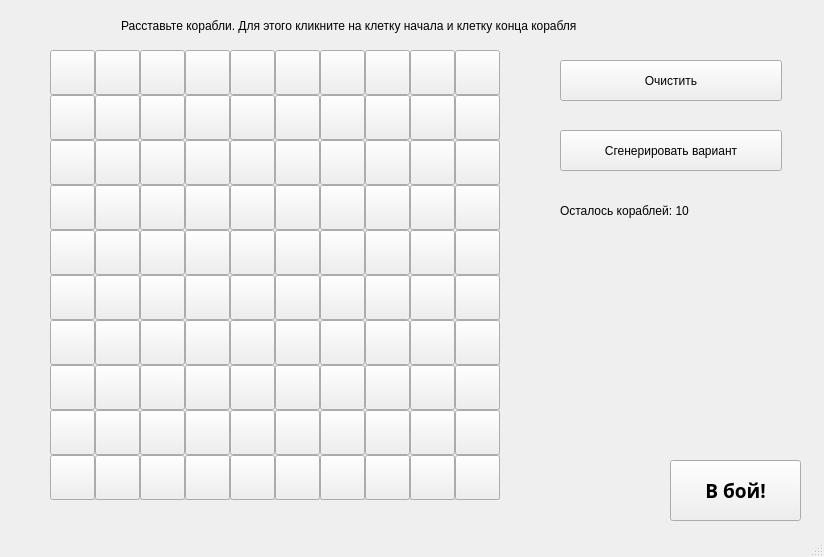
<?xml version="1.0" encoding="UTF-8"?>
<ui version="4.0">
 <class>MainWindow</class>
 <widget class="QMainWindow" name="MainWindow">
  <property name="geometry">
   <rect>
    <x>0</x>
    <y>0</y>
    <width>824</width>
    <height>557</height>
   </rect>
  </property>
  <property name="palette">
   <palette>
    <active>
     <colorrole role="Shadow">
      <brush brushstyle="SolidPattern">
       <color alpha="255">
        <red>240</red>
        <green>240</green>
        <blue>240</blue>
       </color>
      </brush>
     </colorrole>
    </active>
    <inactive>
     <colorrole role="Shadow">
      <brush brushstyle="SolidPattern">
       <color alpha="255">
        <red>240</red>
        <green>240</green>
        <blue>240</blue>
       </color>
      </brush>
     </colorrole>
    </inactive>
    <disabled>
     <colorrole role="Shadow">
      <brush brushstyle="SolidPattern">
       <color alpha="255">
        <red>240</red>
        <green>240</green>
        <blue>240</blue>
       </color>
      </brush>
     </colorrole>
    </disabled>
   </palette>
  </property>
  <property name="windowTitle">
   <string>MainWindow</string>
  </property>
  <widget class="QWidget" name="centralwidget">
   <widget class="QGroupBox" name="groupBox">
    <property name="geometry">
     <rect>
      <x>50</x>
      <y>50</y>
      <width>450</width>
      <height>450</height>
     </rect>
    </property>
    <property name="title">
     <string/>
    </property>
    <widget class="QPushButton" name="pushButton_0">
     <property name="geometry">
      <rect>
       <x>0</x>
       <y>0</y>
       <width>45</width>
       <height>45</height>
      </rect>
     </property>
     <property name="text">
      <string/>
     </property>
     <attribute name="buttonGroup">
      <string notr="true">channelButtons</string>
     </attribute>
    </widget>
    <widget class="QPushButton" name="pushButton_1">
     <property name="geometry">
      <rect>
       <x>45</x>
       <y>0</y>
       <width>45</width>
       <height>45</height>
      </rect>
     </property>
     <property name="text">
      <string/>
     </property>
     <attribute name="buttonGroup">
      <string notr="true">channelButtons</string>
     </attribute>
    </widget>
    <widget class="QPushButton" name="pushButton_2">
     <property name="geometry">
      <rect>
       <x>90</x>
       <y>0</y>
       <width>45</width>
       <height>45</height>
      </rect>
     </property>
     <property name="text">
      <string/>
     </property>
     <attribute name="buttonGroup">
      <string notr="true">channelButtons</string>
     </attribute>
    </widget>
    <widget class="QPushButton" name="pushButton_3">
     <property name="geometry">
      <rect>
       <x>135</x>
       <y>0</y>
       <width>45</width>
       <height>45</height>
      </rect>
     </property>
     <property name="text">
      <string/>
     </property>
     <attribute name="buttonGroup">
      <string notr="true">channelButtons</string>
     </attribute>
    </widget>
    <widget class="QPushButton" name="pushButton_4">
     <property name="geometry">
      <rect>
       <x>180</x>
       <y>0</y>
       <width>45</width>
       <height>45</height>
      </rect>
     </property>
     <property name="text">
      <string/>
     </property>
     <attribute name="buttonGroup">
      <string notr="true">channelButtons</string>
     </attribute>
    </widget>
    <widget class="QPushButton" name="pushButton_5">
     <property name="geometry">
      <rect>
       <x>225</x>
       <y>0</y>
       <width>45</width>
       <height>45</height>
      </rect>
     </property>
     <property name="text">
      <string/>
     </property>
     <attribute name="buttonGroup">
      <string notr="true">channelButtons</string>
     </attribute>
    </widget>
    <widget class="QPushButton" name="pushButton_6">
     <property name="geometry">
      <rect>
       <x>270</x>
       <y>0</y>
       <width>45</width>
       <height>45</height>
      </rect>
     </property>
     <property name="text">
      <string/>
     </property>
     <attribute name="buttonGroup">
      <string notr="true">channelButtons</string>
     </attribute>
    </widget>
    <widget class="QPushButton" name="pushButton_7">
     <property name="geometry">
      <rect>
       <x>315</x>
       <y>0</y>
       <width>45</width>
       <height>45</height>
      </rect>
     </property>
     <property name="text">
      <string/>
     </property>
     <attribute name="buttonGroup">
      <string notr="true">channelButtons</string>
     </attribute>
    </widget>
    <widget class="QPushButton" name="pushButton_8">
     <property name="geometry">
      <rect>
       <x>360</x>
       <y>0</y>
       <width>45</width>
       <height>45</height>
      </rect>
     </property>
     <property name="text">
      <string/>
     </property>
     <attribute name="buttonGroup">
      <string notr="true">channelButtons</string>
     </attribute>
    </widget>
    <widget class="QPushButton" name="pushButton_9">
     <property name="geometry">
      <rect>
       <x>405</x>
       <y>0</y>
       <width>45</width>
       <height>45</height>
      </rect>
     </property>
     <property name="text">
      <string/>
     </property>
     <attribute name="buttonGroup">
      <string notr="true">channelButtons</string>
     </attribute>
    </widget>
    <widget class="QPushButton" name="pushButton_10">
     <property name="geometry">
      <rect>
       <x>0</x>
       <y>45</y>
       <width>45</width>
       <height>45</height>
      </rect>
     </property>
     <property name="text">
      <string/>
     </property>
     <attribute name="buttonGroup">
      <string notr="true">channelButtons</string>
     </attribute>
    </widget>
    <widget class="QPushButton" name="pushButton_11">
     <property name="geometry">
      <rect>
       <x>45</x>
       <y>45</y>
       <width>45</width>
       <height>45</height>
      </rect>
     </property>
     <property name="text">
      <string/>
     </property>
     <attribute name="buttonGroup">
      <string notr="true">channelButtons</string>
     </attribute>
    </widget>
    <widget class="QPushButton" name="pushButton_12">
     <property name="geometry">
      <rect>
       <x>90</x>
       <y>45</y>
       <width>45</width>
       <height>45</height>
      </rect>
     </property>
     <property name="text">
      <string/>
     </property>
     <attribute name="buttonGroup">
      <string notr="true">channelButtons</string>
     </attribute>
    </widget>
    <widget class="QPushButton" name="pushButton_13">
     <property name="geometry">
      <rect>
       <x>135</x>
       <y>45</y>
       <width>45</width>
       <height>45</height>
      </rect>
     </property>
     <property name="text">
      <string/>
     </property>
     <attribute name="buttonGroup">
      <string notr="true">channelButtons</string>
     </attribute>
    </widget>
    <widget class="QPushButton" name="pushButton_14">
     <property name="geometry">
      <rect>
       <x>180</x>
       <y>45</y>
       <width>45</width>
       <height>45</height>
      </rect>
     </property>
     <property name="text">
      <string/>
     </property>
     <attribute name="buttonGroup">
      <string notr="true">channelButtons</string>
     </attribute>
    </widget>
    <widget class="QPushButton" name="pushButton_15">
     <property name="geometry">
      <rect>
       <x>225</x>
       <y>45</y>
       <width>45</width>
       <height>45</height>
      </rect>
     </property>
     <property name="text">
      <string/>
     </property>
     <attribute name="buttonGroup">
      <string notr="true">channelButtons</string>
     </attribute>
    </widget>
    <widget class="QPushButton" name="pushButton_16">
     <property name="geometry">
      <rect>
       <x>270</x>
       <y>45</y>
       <width>45</width>
       <height>45</height>
      </rect>
     </property>
     <property name="text">
      <string/>
     </property>
     <attribute name="buttonGroup">
      <string notr="true">channelButtons</string>
     </attribute>
    </widget>
    <widget class="QPushButton" name="pushButton_17">
     <property name="geometry">
      <rect>
       <x>315</x>
       <y>45</y>
       <width>45</width>
       <height>45</height>
      </rect>
     </property>
     <property name="text">
      <string/>
     </property>
     <attribute name="buttonGroup">
      <string notr="true">channelButtons</string>
     </attribute>
    </widget>
    <widget class="QPushButton" name="pushButton_18">
     <property name="geometry">
      <rect>
       <x>360</x>
       <y>45</y>
       <width>45</width>
       <height>45</height>
      </rect>
     </property>
     <property name="text">
      <string/>
     </property>
     <attribute name="buttonGroup">
      <string notr="true">channelButtons</string>
     </attribute>
    </widget>
    <widget class="QPushButton" name="pushButton_19">
     <property name="geometry">
      <rect>
       <x>405</x>
       <y>45</y>
       <width>45</width>
       <height>45</height>
      </rect>
     </property>
     <property name="text">
      <string/>
     </property>
     <attribute name="buttonGroup">
      <string notr="true">channelButtons</string>
     </attribute>
    </widget>
    <widget class="QPushButton" name="pushButton_20">
     <property name="geometry">
      <rect>
       <x>0</x>
       <y>90</y>
       <width>45</width>
       <height>45</height>
      </rect>
     </property>
     <property name="text">
      <string/>
     </property>
     <attribute name="buttonGroup">
      <string notr="true">channelButtons</string>
     </attribute>
    </widget>
    <widget class="QPushButton" name="pushButton_21">
     <property name="geometry">
      <rect>
       <x>45</x>
       <y>90</y>
       <width>45</width>
       <height>45</height>
      </rect>
     </property>
     <property name="text">
      <string/>
     </property>
     <attribute name="buttonGroup">
      <string notr="true">channelButtons</string>
     </attribute>
    </widget>
    <widget class="QPushButton" name="pushButton_22">
     <property name="geometry">
      <rect>
       <x>90</x>
       <y>90</y>
       <width>45</width>
       <height>45</height>
      </rect>
     </property>
     <property name="text">
      <string/>
     </property>
     <attribute name="buttonGroup">
      <string notr="true">channelButtons</string>
     </attribute>
    </widget>
    <widget class="QPushButton" name="pushButton_23">
     <property name="geometry">
      <rect>
       <x>135</x>
       <y>90</y>
       <width>45</width>
       <height>45</height>
      </rect>
     </property>
     <property name="text">
      <string/>
     </property>
     <attribute name="buttonGroup">
      <string notr="true">channelButtons</string>
     </attribute>
    </widget>
    <widget class="QPushButton" name="pushButton_24">
     <property name="geometry">
      <rect>
       <x>180</x>
       <y>90</y>
       <width>45</width>
       <height>45</height>
      </rect>
     </property>
     <property name="text">
      <string/>
     </property>
     <attribute name="buttonGroup">
      <string notr="true">channelButtons</string>
     </attribute>
    </widget>
    <widget class="QPushButton" name="pushButton_25">
     <property name="geometry">
      <rect>
       <x>225</x>
       <y>90</y>
       <width>45</width>
       <height>45</height>
      </rect>
     </property>
     <property name="text">
      <string/>
     </property>
     <attribute name="buttonGroup">
      <string notr="true">channelButtons</string>
     </attribute>
    </widget>
    <widget class="QPushButton" name="pushButton_26">
     <property name="geometry">
      <rect>
       <x>270</x>
       <y>90</y>
       <width>45</width>
       <height>45</height>
      </rect>
     </property>
     <property name="text">
      <string/>
     </property>
     <attribute name="buttonGroup">
      <string notr="true">channelButtons</string>
     </attribute>
    </widget>
    <widget class="QPushButton" name="pushButton_27">
     <property name="geometry">
      <rect>
       <x>315</x>
       <y>90</y>
       <width>45</width>
       <height>45</height>
      </rect>
     </property>
     <property name="text">
      <string/>
     </property>
     <attribute name="buttonGroup">
      <string notr="true">channelButtons</string>
     </attribute>
    </widget>
    <widget class="QPushButton" name="pushButton_28">
     <property name="geometry">
      <rect>
       <x>360</x>
       <y>90</y>
       <width>45</width>
       <height>45</height>
      </rect>
     </property>
     <property name="text">
      <string/>
     </property>
     <attribute name="buttonGroup">
      <string notr="true">channelButtons</string>
     </attribute>
    </widget>
    <widget class="QPushButton" name="pushButton_29">
     <property name="geometry">
      <rect>
       <x>405</x>
       <y>90</y>
       <width>45</width>
       <height>45</height>
      </rect>
     </property>
     <property name="text">
      <string/>
     </property>
     <attribute name="buttonGroup">
      <string notr="true">channelButtons</string>
     </attribute>
    </widget>
    <widget class="QPushButton" name="pushButton_30">
     <property name="geometry">
      <rect>
       <x>0</x>
       <y>135</y>
       <width>45</width>
       <height>45</height>
      </rect>
     </property>
     <property name="text">
      <string/>
     </property>
     <attribute name="buttonGroup">
      <string notr="true">channelButtons</string>
     </attribute>
    </widget>
    <widget class="QPushButton" name="pushButton_31">
     <property name="geometry">
      <rect>
       <x>45</x>
       <y>135</y>
       <width>45</width>
       <height>45</height>
      </rect>
     </property>
     <property name="text">
      <string/>
     </property>
     <attribute name="buttonGroup">
      <string notr="true">channelButtons</string>
     </attribute>
    </widget>
    <widget class="QPushButton" name="pushButton_32">
     <property name="geometry">
      <rect>
       <x>90</x>
       <y>135</y>
       <width>45</width>
       <height>45</height>
      </rect>
     </property>
     <property name="text">
      <string/>
     </property>
     <attribute name="buttonGroup">
      <string notr="true">channelButtons</string>
     </attribute>
    </widget>
    <widget class="QPushButton" name="pushButton_33">
     <property name="geometry">
      <rect>
       <x>135</x>
       <y>135</y>
       <width>45</width>
       <height>45</height>
      </rect>
     </property>
     <property name="text">
      <string/>
     </property>
     <attribute name="buttonGroup">
      <string notr="true">channelButtons</string>
     </attribute>
    </widget>
    <widget class="QPushButton" name="pushButton_34">
     <property name="geometry">
      <rect>
       <x>180</x>
       <y>135</y>
       <width>45</width>
       <height>45</height>
      </rect>
     </property>
     <property name="text">
      <string/>
     </property>
     <attribute name="buttonGroup">
      <string notr="true">channelButtons</string>
     </attribute>
    </widget>
    <widget class="QPushButton" name="pushButton_35">
     <property name="geometry">
      <rect>
       <x>225</x>
       <y>135</y>
       <width>45</width>
       <height>45</height>
      </rect>
     </property>
     <property name="text">
      <string/>
     </property>
     <attribute name="buttonGroup">
      <string notr="true">channelButtons</string>
     </attribute>
    </widget>
    <widget class="QPushButton" name="pushButton_36">
     <property name="geometry">
      <rect>
       <x>270</x>
       <y>135</y>
       <width>45</width>
       <height>45</height>
      </rect>
     </property>
     <property name="text">
      <string/>
     </property>
     <attribute name="buttonGroup">
      <string notr="true">channelButtons</string>
     </attribute>
    </widget>
    <widget class="QPushButton" name="pushButton_37">
     <property name="geometry">
      <rect>
       <x>315</x>
       <y>135</y>
       <width>45</width>
       <height>45</height>
      </rect>
     </property>
     <property name="text">
      <string/>
     </property>
     <attribute name="buttonGroup">
      <string notr="true">channelButtons</string>
     </attribute>
    </widget>
    <widget class="QPushButton" name="pushButton_38">
     <property name="geometry">
      <rect>
       <x>360</x>
       <y>135</y>
       <width>45</width>
       <height>45</height>
      </rect>
     </property>
     <property name="text">
      <string/>
     </property>
     <attribute name="buttonGroup">
      <string notr="true">channelButtons</string>
     </attribute>
    </widget>
    <widget class="QPushButton" name="pushButton_39">
     <property name="geometry">
      <rect>
       <x>405</x>
       <y>135</y>
       <width>45</width>
       <height>45</height>
      </rect>
     </property>
     <property name="text">
      <string/>
     </property>
     <attribute name="buttonGroup">
      <string notr="true">channelButtons</string>
     </attribute>
    </widget>
    <widget class="QPushButton" name="pushButton_40">
     <property name="geometry">
      <rect>
       <x>0</x>
       <y>180</y>
       <width>45</width>
       <height>45</height>
      </rect>
     </property>
     <property name="text">
      <string/>
     </property>
     <attribute name="buttonGroup">
      <string notr="true">channelButtons</string>
     </attribute>
    </widget>
    <widget class="QPushButton" name="pushButton_41">
     <property name="geometry">
      <rect>
       <x>45</x>
       <y>180</y>
       <width>45</width>
       <height>45</height>
      </rect>
     </property>
     <property name="text">
      <string/>
     </property>
     <attribute name="buttonGroup">
      <string notr="true">channelButtons</string>
     </attribute>
    </widget>
    <widget class="QPushButton" name="pushButton_42">
     <property name="geometry">
      <rect>
       <x>90</x>
       <y>180</y>
       <width>45</width>
       <height>45</height>
      </rect>
     </property>
     <property name="text">
      <string/>
     </property>
     <attribute name="buttonGroup">
      <string notr="true">channelButtons</string>
     </attribute>
    </widget>
    <widget class="QPushButton" name="pushButton_43">
     <property name="geometry">
      <rect>
       <x>135</x>
       <y>180</y>
       <width>45</width>
       <height>45</height>
      </rect>
     </property>
     <property name="text">
      <string/>
     </property>
     <attribute name="buttonGroup">
      <string notr="true">channelButtons</string>
     </attribute>
    </widget>
    <widget class="QPushButton" name="pushButton_44">
     <property name="geometry">
      <rect>
       <x>180</x>
       <y>180</y>
       <width>45</width>
       <height>45</height>
      </rect>
     </property>
     <property name="text">
      <string/>
     </property>
     <attribute name="buttonGroup">
      <string notr="true">channelButtons</string>
     </attribute>
    </widget>
    <widget class="QPushButton" name="pushButton_45">
     <property name="geometry">
      <rect>
       <x>225</x>
       <y>180</y>
       <width>45</width>
       <height>45</height>
      </rect>
     </property>
     <property name="text">
      <string/>
     </property>
     <attribute name="buttonGroup">
      <string notr="true">channelButtons</string>
     </attribute>
    </widget>
    <widget class="QPushButton" name="pushButton_46">
     <property name="geometry">
      <rect>
       <x>270</x>
       <y>180</y>
       <width>45</width>
       <height>45</height>
      </rect>
     </property>
     <property name="text">
      <string/>
     </property>
     <attribute name="buttonGroup">
      <string notr="true">channelButtons</string>
     </attribute>
    </widget>
    <widget class="QPushButton" name="pushButton_47">
     <property name="geometry">
      <rect>
       <x>315</x>
       <y>180</y>
       <width>45</width>
       <height>45</height>
      </rect>
     </property>
     <property name="text">
      <string/>
     </property>
     <attribute name="buttonGroup">
      <string notr="true">channelButtons</string>
     </attribute>
    </widget>
    <widget class="QPushButton" name="pushButton_48">
     <property name="geometry">
      <rect>
       <x>360</x>
       <y>180</y>
       <width>45</width>
       <height>45</height>
      </rect>
     </property>
     <property name="text">
      <string/>
     </property>
     <attribute name="buttonGroup">
      <string notr="true">channelButtons</string>
     </attribute>
    </widget>
    <widget class="QPushButton" name="pushButton_49">
     <property name="geometry">
      <rect>
       <x>405</x>
       <y>180</y>
       <width>45</width>
       <height>45</height>
      </rect>
     </property>
     <property name="text">
      <string/>
     </property>
     <attribute name="buttonGroup">
      <string notr="true">channelButtons</string>
     </attribute>
    </widget>
    <widget class="QPushButton" name="pushButton_50">
     <property name="geometry">
      <rect>
       <x>0</x>
       <y>225</y>
       <width>45</width>
       <height>45</height>
      </rect>
     </property>
     <property name="text">
      <string/>
     </property>
     <attribute name="buttonGroup">
      <string notr="true">channelButtons</string>
     </attribute>
    </widget>
    <widget class="QPushButton" name="pushButton_51">
     <property name="geometry">
      <rect>
       <x>45</x>
       <y>225</y>
       <width>45</width>
       <height>45</height>
      </rect>
     </property>
     <property name="text">
      <string/>
     </property>
     <attribute name="buttonGroup">
      <string notr="true">channelButtons</string>
     </attribute>
    </widget>
    <widget class="QPushButton" name="pushButton_52">
     <property name="geometry">
      <rect>
       <x>90</x>
       <y>225</y>
       <width>45</width>
       <height>45</height>
      </rect>
     </property>
     <property name="text">
      <string/>
     </property>
     <attribute name="buttonGroup">
      <string notr="true">channelButtons</string>
     </attribute>
    </widget>
    <widget class="QPushButton" name="pushButton_53">
     <property name="geometry">
      <rect>
       <x>135</x>
       <y>225</y>
       <width>45</width>
       <height>45</height>
      </rect>
     </property>
     <property name="text">
      <string/>
     </property>
     <attribute name="buttonGroup">
      <string notr="true">channelButtons</string>
     </attribute>
    </widget>
    <widget class="QPushButton" name="pushButton_54">
     <property name="geometry">
      <rect>
       <x>180</x>
       <y>225</y>
       <width>45</width>
       <height>45</height>
      </rect>
     </property>
     <property name="text">
      <string/>
     </property>
     <attribute name="buttonGroup">
      <string notr="true">channelButtons</string>
     </attribute>
    </widget>
    <widget class="QPushButton" name="pushButton_55">
     <property name="geometry">
      <rect>
       <x>225</x>
       <y>225</y>
       <width>45</width>
       <height>45</height>
      </rect>
     </property>
     <property name="text">
      <string/>
     </property>
     <attribute name="buttonGroup">
      <string notr="true">channelButtons</string>
     </attribute>
    </widget>
    <widget class="QPushButton" name="pushButton_56">
     <property name="geometry">
      <rect>
       <x>270</x>
       <y>225</y>
       <width>45</width>
       <height>45</height>
      </rect>
     </property>
     <property name="text">
      <string/>
     </property>
     <attribute name="buttonGroup">
      <string notr="true">channelButtons</string>
     </attribute>
    </widget>
    <widget class="QPushButton" name="pushButton_57">
     <property name="geometry">
      <rect>
       <x>315</x>
       <y>225</y>
       <width>45</width>
       <height>45</height>
      </rect>
     </property>
     <property name="text">
      <string/>
     </property>
     <attribute name="buttonGroup">
      <string notr="true">channelButtons</string>
     </attribute>
    </widget>
    <widget class="QPushButton" name="pushButton_58">
     <property name="geometry">
      <rect>
       <x>360</x>
       <y>225</y>
       <width>45</width>
       <height>45</height>
      </rect>
     </property>
     <property name="text">
      <string/>
     </property>
     <attribute name="buttonGroup">
      <string notr="true">channelButtons</string>
     </attribute>
    </widget>
    <widget class="QPushButton" name="pushButton_59">
     <property name="geometry">
      <rect>
       <x>405</x>
       <y>225</y>
       <width>45</width>
       <height>45</height>
      </rect>
     </property>
     <property name="text">
      <string/>
     </property>
     <attribute name="buttonGroup">
      <string notr="true">channelButtons</string>
     </attribute>
    </widget>
    <widget class="QPushButton" name="pushButton_60">
     <property name="geometry">
      <rect>
       <x>0</x>
       <y>270</y>
       <width>45</width>
       <height>45</height>
      </rect>
     </property>
     <property name="text">
      <string/>
     </property>
     <attribute name="buttonGroup">
      <string notr="true">channelButtons</string>
     </attribute>
    </widget>
    <widget class="QPushButton" name="pushButton_61">
     <property name="geometry">
      <rect>
       <x>45</x>
       <y>270</y>
       <width>45</width>
       <height>45</height>
      </rect>
     </property>
     <property name="text">
      <string/>
     </property>
     <attribute name="buttonGroup">
      <string notr="true">channelButtons</string>
     </attribute>
    </widget>
    <widget class="QPushButton" name="pushButton_62">
     <property name="geometry">
      <rect>
       <x>90</x>
       <y>270</y>
       <width>45</width>
       <height>45</height>
      </rect>
     </property>
     <property name="text">
      <string/>
     </property>
     <attribute name="buttonGroup">
      <string notr="true">channelButtons</string>
     </attribute>
    </widget>
    <widget class="QPushButton" name="pushButton_63">
     <property name="geometry">
      <rect>
       <x>135</x>
       <y>270</y>
       <width>45</width>
       <height>45</height>
      </rect>
     </property>
     <property name="text">
      <string/>
     </property>
     <attribute name="buttonGroup">
      <string notr="true">channelButtons</string>
     </attribute>
    </widget>
    <widget class="QPushButton" name="pushButton_64">
     <property name="geometry">
      <rect>
       <x>180</x>
       <y>270</y>
       <width>45</width>
       <height>45</height>
      </rect>
     </property>
     <property name="text">
      <string/>
     </property>
     <attribute name="buttonGroup">
      <string notr="true">channelButtons</string>
     </attribute>
    </widget>
    <widget class="QPushButton" name="pushButton_65">
     <property name="geometry">
      <rect>
       <x>225</x>
       <y>270</y>
       <width>45</width>
       <height>45</height>
      </rect>
     </property>
     <property name="text">
      <string/>
     </property>
     <attribute name="buttonGroup">
      <string notr="true">channelButtons</string>
     </attribute>
    </widget>
    <widget class="QPushButton" name="pushButton_66">
     <property name="geometry">
      <rect>
       <x>270</x>
       <y>270</y>
       <width>45</width>
       <height>45</height>
      </rect>
     </property>
     <property name="text">
      <string/>
     </property>
     <attribute name="buttonGroup">
      <string notr="true">channelButtons</string>
     </attribute>
    </widget>
    <widget class="QPushButton" name="pushButton_67">
     <property name="geometry">
      <rect>
       <x>315</x>
       <y>270</y>
       <width>45</width>
       <height>45</height>
      </rect>
     </property>
     <property name="text">
      <string/>
     </property>
     <attribute name="buttonGroup">
      <string notr="true">channelButtons</string>
     </attribute>
    </widget>
    <widget class="QPushButton" name="pushButton_68">
     <property name="geometry">
      <rect>
       <x>360</x>
       <y>270</y>
       <width>45</width>
       <height>45</height>
      </rect>
     </property>
     <property name="text">
      <string/>
     </property>
     <attribute name="buttonGroup">
      <string notr="true">channelButtons</string>
     </attribute>
    </widget>
    <widget class="QPushButton" name="pushButton_69">
     <property name="geometry">
      <rect>
       <x>405</x>
       <y>270</y>
       <width>45</width>
       <height>45</height>
      </rect>
     </property>
     <property name="text">
      <string/>
     </property>
     <attribute name="buttonGroup">
      <string notr="true">channelButtons</string>
     </attribute>
    </widget>
    <widget class="QPushButton" name="pushButton_70">
     <property name="geometry">
      <rect>
       <x>0</x>
       <y>315</y>
       <width>45</width>
       <height>45</height>
      </rect>
     </property>
     <property name="text">
      <string/>
     </property>
     <attribute name="buttonGroup">
      <string notr="true">channelButtons</string>
     </attribute>
    </widget>
    <widget class="QPushButton" name="pushButton_71">
     <property name="geometry">
      <rect>
       <x>45</x>
       <y>315</y>
       <width>45</width>
       <height>45</height>
      </rect>
     </property>
     <property name="text">
      <string/>
     </property>
     <attribute name="buttonGroup">
      <string notr="true">channelButtons</string>
     </attribute>
    </widget>
    <widget class="QPushButton" name="pushButton_72">
     <property name="geometry">
      <rect>
       <x>90</x>
       <y>315</y>
       <width>45</width>
       <height>45</height>
      </rect>
     </property>
     <property name="text">
      <string/>
     </property>
     <attribute name="buttonGroup">
      <string notr="true">channelButtons</string>
     </attribute>
    </widget>
    <widget class="QPushButton" name="pushButton_73">
     <property name="geometry">
      <rect>
       <x>135</x>
       <y>315</y>
       <width>45</width>
       <height>45</height>
      </rect>
     </property>
     <property name="text">
      <string/>
     </property>
     <attribute name="buttonGroup">
      <string notr="true">channelButtons</string>
     </attribute>
    </widget>
    <widget class="QPushButton" name="pushButton_74">
     <property name="geometry">
      <rect>
       <x>180</x>
       <y>315</y>
       <width>45</width>
       <height>45</height>
      </rect>
     </property>
     <property name="text">
      <string/>
     </property>
     <attribute name="buttonGroup">
      <string notr="true">channelButtons</string>
     </attribute>
    </widget>
    <widget class="QPushButton" name="pushButton_75">
     <property name="geometry">
      <rect>
       <x>225</x>
       <y>315</y>
       <width>45</width>
       <height>45</height>
      </rect>
     </property>
     <property name="text">
      <string/>
     </property>
     <attribute name="buttonGroup">
      <string notr="true">channelButtons</string>
     </attribute>
    </widget>
    <widget class="QPushButton" name="pushButton_76">
     <property name="geometry">
      <rect>
       <x>270</x>
       <y>315</y>
       <width>45</width>
       <height>45</height>
      </rect>
     </property>
     <property name="text">
      <string/>
     </property>
     <attribute name="buttonGroup">
      <string notr="true">channelButtons</string>
     </attribute>
    </widget>
    <widget class="QPushButton" name="pushButton_77">
     <property name="geometry">
      <rect>
       <x>315</x>
       <y>315</y>
       <width>45</width>
       <height>45</height>
      </rect>
     </property>
     <property name="text">
      <string/>
     </property>
     <attribute name="buttonGroup">
      <string notr="true">channelButtons</string>
     </attribute>
    </widget>
    <widget class="QPushButton" name="pushButton_78">
     <property name="geometry">
      <rect>
       <x>360</x>
       <y>315</y>
       <width>45</width>
       <height>45</height>
      </rect>
     </property>
     <property name="text">
      <string/>
     </property>
     <attribute name="buttonGroup">
      <string notr="true">channelButtons</string>
     </attribute>
    </widget>
    <widget class="QPushButton" name="pushButton_79">
     <property name="geometry">
      <rect>
       <x>405</x>
       <y>315</y>
       <width>45</width>
       <height>45</height>
      </rect>
     </property>
     <property name="text">
      <string/>
     </property>
     <attribute name="buttonGroup">
      <string notr="true">channelButtons</string>
     </attribute>
    </widget>
    <widget class="QPushButton" name="pushButton_80">
     <property name="geometry">
      <rect>
       <x>0</x>
       <y>360</y>
       <width>45</width>
       <height>45</height>
      </rect>
     </property>
     <property name="text">
      <string/>
     </property>
     <attribute name="buttonGroup">
      <string notr="true">channelButtons</string>
     </attribute>
    </widget>
    <widget class="QPushButton" name="pushButton_81">
     <property name="geometry">
      <rect>
       <x>45</x>
       <y>360</y>
       <width>45</width>
       <height>45</height>
      </rect>
     </property>
     <property name="text">
      <string/>
     </property>
     <attribute name="buttonGroup">
      <string notr="true">channelButtons</string>
     </attribute>
    </widget>
    <widget class="QPushButton" name="pushButton_82">
     <property name="geometry">
      <rect>
       <x>90</x>
       <y>360</y>
       <width>45</width>
       <height>45</height>
      </rect>
     </property>
     <property name="text">
      <string/>
     </property>
     <attribute name="buttonGroup">
      <string notr="true">channelButtons</string>
     </attribute>
    </widget>
    <widget class="QPushButton" name="pushButton_83">
     <property name="geometry">
      <rect>
       <x>135</x>
       <y>360</y>
       <width>45</width>
       <height>45</height>
      </rect>
     </property>
     <property name="text">
      <string/>
     </property>
     <attribute name="buttonGroup">
      <string notr="true">channelButtons</string>
     </attribute>
    </widget>
    <widget class="QPushButton" name="pushButton_84">
     <property name="geometry">
      <rect>
       <x>180</x>
       <y>360</y>
       <width>45</width>
       <height>45</height>
      </rect>
     </property>
     <property name="text">
      <string/>
     </property>
     <attribute name="buttonGroup">
      <string notr="true">channelButtons</string>
     </attribute>
    </widget>
    <widget class="QPushButton" name="pushButton_85">
     <property name="geometry">
      <rect>
       <x>225</x>
       <y>360</y>
       <width>45</width>
       <height>45</height>
      </rect>
     </property>
     <property name="text">
      <string/>
     </property>
     <attribute name="buttonGroup">
      <string notr="true">channelButtons</string>
     </attribute>
    </widget>
    <widget class="QPushButton" name="pushButton_86">
     <property name="geometry">
      <rect>
       <x>270</x>
       <y>360</y>
       <width>45</width>
       <height>45</height>
      </rect>
     </property>
     <property name="text">
      <string/>
     </property>
     <attribute name="buttonGroup">
      <string notr="true">channelButtons</string>
     </attribute>
    </widget>
    <widget class="QPushButton" name="pushButton_87">
     <property name="geometry">
      <rect>
       <x>315</x>
       <y>360</y>
       <width>45</width>
       <height>45</height>
      </rect>
     </property>
     <property name="text">
      <string/>
     </property>
     <attribute name="buttonGroup">
      <string notr="true">channelButtons</string>
     </attribute>
    </widget>
    <widget class="QPushButton" name="pushButton_88">
     <property name="geometry">
      <rect>
       <x>360</x>
       <y>360</y>
       <width>45</width>
       <height>45</height>
      </rect>
     </property>
     <property name="text">
      <string/>
     </property>
     <attribute name="buttonGroup">
      <string notr="true">channelButtons</string>
     </attribute>
    </widget>
    <widget class="QPushButton" name="pushButton_89">
     <property name="geometry">
      <rect>
       <x>405</x>
       <y>360</y>
       <width>45</width>
       <height>45</height>
      </rect>
     </property>
     <property name="text">
      <string/>
     </property>
     <attribute name="buttonGroup">
      <string notr="true">channelButtons</string>
     </attribute>
    </widget>
    <widget class="QPushButton" name="pushButton_90">
     <property name="geometry">
      <rect>
       <x>0</x>
       <y>405</y>
       <width>45</width>
       <height>45</height>
      </rect>
     </property>
     <property name="text">
      <string/>
     </property>
     <attribute name="buttonGroup">
      <string notr="true">channelButtons</string>
     </attribute>
    </widget>
    <widget class="QPushButton" name="pushButton_91">
     <property name="geometry">
      <rect>
       <x>45</x>
       <y>405</y>
       <width>45</width>
       <height>45</height>
      </rect>
     </property>
     <property name="text">
      <string/>
     </property>
     <attribute name="buttonGroup">
      <string notr="true">channelButtons</string>
     </attribute>
    </widget>
    <widget class="QPushButton" name="pushButton_92">
     <property name="geometry">
      <rect>
       <x>90</x>
       <y>405</y>
       <width>45</width>
       <height>45</height>
      </rect>
     </property>
     <property name="text">
      <string/>
     </property>
     <attribute name="buttonGroup">
      <string notr="true">channelButtons</string>
     </attribute>
    </widget>
    <widget class="QPushButton" name="pushButton_93">
     <property name="geometry">
      <rect>
       <x>135</x>
       <y>405</y>
       <width>45</width>
       <height>45</height>
      </rect>
     </property>
     <property name="text">
      <string/>
     </property>
     <attribute name="buttonGroup">
      <string notr="true">channelButtons</string>
     </attribute>
    </widget>
    <widget class="QPushButton" name="pushButton_94">
     <property name="geometry">
      <rect>
       <x>180</x>
       <y>405</y>
       <width>45</width>
       <height>45</height>
      </rect>
     </property>
     <property name="text">
      <string/>
     </property>
     <attribute name="buttonGroup">
      <string notr="true">channelButtons</string>
     </attribute>
    </widget>
    <widget class="QPushButton" name="pushButton_95">
     <property name="geometry">
      <rect>
       <x>225</x>
       <y>405</y>
       <width>45</width>
       <height>45</height>
      </rect>
     </property>
     <property name="text">
      <string/>
     </property>
     <attribute name="buttonGroup">
      <string notr="true">channelButtons</string>
     </attribute>
    </widget>
    <widget class="QPushButton" name="pushButton_96">
     <property name="geometry">
      <rect>
       <x>270</x>
       <y>405</y>
       <width>45</width>
       <height>45</height>
      </rect>
     </property>
     <property name="text">
      <string/>
     </property>
     <attribute name="buttonGroup">
      <string notr="true">channelButtons</string>
     </attribute>
    </widget>
    <widget class="QPushButton" name="pushButton_97">
     <property name="geometry">
      <rect>
       <x>315</x>
       <y>405</y>
       <width>45</width>
       <height>45</height>
      </rect>
     </property>
     <property name="text">
      <string/>
     </property>
     <attribute name="buttonGroup">
      <string notr="true">channelButtons</string>
     </attribute>
    </widget>
    <widget class="QPushButton" name="pushButton_98">
     <property name="geometry">
      <rect>
       <x>360</x>
       <y>405</y>
       <width>45</width>
       <height>45</height>
      </rect>
     </property>
     <property name="text">
      <string/>
     </property>
     <attribute name="buttonGroup">
      <string notr="true">channelButtons</string>
     </attribute>
    </widget>
    <widget class="QPushButton" name="pushButton_99">
     <property name="geometry">
      <rect>
       <x>405</x>
       <y>405</y>
       <width>45</width>
       <height>45</height>
      </rect>
     </property>
     <property name="text">
      <string/>
     </property>
     <attribute name="buttonGroup">
      <string notr="true">channelButtons</string>
     </attribute>
    </widget>
   </widget>
   <widget class="QPushButton" name="pushButton_101">
    <property name="geometry">
     <rect>
      <x>670</x>
      <y>460</y>
      <width>131</width>
      <height>61</height>
     </rect>
    </property>
    <property name="font">
     <font>
      <family>Yu Gothic UI Semibold</family>
      <pointsize>14</pointsize>
      <weight>75</weight>
      <bold>true</bold>
     </font>
    </property>
    <property name="text">
     <string>В бой!</string>
    </property>
   </widget>
   <widget class="QLabel" name="label">
    <property name="geometry">
     <rect>
      <x>121</x>
      <y>10</y>
      <width>582</width>
      <height>31</height>
     </rect>
    </property>
    <property name="font">
     <font>
      <pointsize>9</pointsize>
     </font>
    </property>
    <property name="text">
     <string>Расставьте корабли. Для этого кликните на клетку начала и клетку конца корабля</string>
    </property>
   </widget>
   <widget class="QPushButton" name="pushButton_100">
    <property name="geometry">
     <rect>
      <x>560</x>
      <y>60</y>
      <width>222</width>
      <height>41</height>
     </rect>
    </property>
    <property name="font">
     <font>
      <pointsize>9</pointsize>
     </font>
    </property>
    <property name="text">
     <string>Очистить</string>
    </property>
   </widget>
   <widget class="QPushButton" name="pushButton_102">
    <property name="geometry">
     <rect>
      <x>560</x>
      <y>130</y>
      <width>222</width>
      <height>41</height>
     </rect>
    </property>
    <property name="font">
     <font>
      <pointsize>9</pointsize>
     </font>
    </property>
    <property name="text">
     <string>Сгенерировать вариант</string>
    </property>
   </widget>
   <widget class="QLabel" name="label_2">
    <property name="geometry">
     <rect>
      <x>560</x>
      <y>190</y>
      <width>201</width>
      <height>41</height>
     </rect>
    </property>
    <property name="font">
     <font>
      <pointsize>9</pointsize>
     </font>
    </property>
    <property name="text">
     <string>Осталось кораблей: 10</string>
    </property>
   </widget>
  </widget>
  <widget class="QMenuBar" name="menubar">
   <property name="geometry">
    <rect>
     <x>0</x>
     <y>0</y>
     <width>824</width>
     <height>26</height>
    </rect>
   </property>
  </widget>
  <widget class="QStatusBar" name="statusbar"/>
 </widget>
 <resources/>
 <connections/>
</ui>
